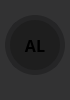
           <widget class="QFrame" name="frame_left_menu">
            <property name="sizePolicy">
             <sizepolicy hsizetype="Preferred" vsizetype="Preferred">
              <horstretch>0</horstretch>
              <verstretch>0</verstretch>
             </sizepolicy>
            </property>
            <property name="minimumSize">
             <size>
              <width>70</width>
              <height>0</height>
             </size>
            </property>
            <property name="maximumSize">
             <size>
              <width>70</width>
              <height>16777215</height>
             </size>
            </property>
            <property name="layoutDirection">
             <enum>Qt::LeftToRight</enum>
            </property>
            <property name="styleSheet">
             <string notr="true">background-color: rgb(50, 50, 51);</string>
            </property>
            <property name="frameShape">
             <enum>QFrame::NoFrame</enum>
            </property>
            <property name="frameShadow">
             <enum>QFrame::Raised</enum>
            </property>
            <layout class="QVBoxLayout" name="verticalLayout_5">
             <property name="spacing">
              <number>1</number>
             </property>
             <property name="leftMargin">
              <number>0</number>
             </property>
             <property name="topMargin">
              <number>0</number>
             </property>
             <property name="rightMargin">
              <number>0</number>
             </property>
             <property name="bottomMargin">
              <number>0</number>
             </property>
             <item alignment="Qt::AlignTop">
              <widget class="QFrame" name="frame_menus">
               <property name="frameShape">
                <enum>QFrame::NoFrame</enum>
               </property>
               <property name="frameShadow">
                <enum>QFrame::Raised</enum>
               </property>
               <layout class="QVBoxLayout" name="layout_menus">
                <property name="spacing">
                 <number>0</number>
                </property>
                <property name="leftMargin">
                 <number>0</number>
                </property>
                <property name="topMargin">
                 <number>0</number>
                </property>
                <property name="rightMargin">
                 <number>0</number>
                </property>
                <property name="bottomMargin">
                 <number>0</number>
                </property>
               </layout>
              </widget>
             </item>
             <item alignment="Qt::AlignBottom">
              <widget class="QFrame" name="frame_extra_menus">
               <property name="sizePolicy">
                <sizepolicy hsizetype="Preferred" vsizetype="Preferred">
                 <horstretch>0</horstretch>
                 <verstretch>0</verstretch>
                </sizepolicy>
               </property>
               <property name="frameShape">
                <enum>QFrame::NoFrame</enum>
               </property>
               <property name="frameShadow">
                <enum>QFrame::Raised</enum>
               </property>
               <layout class="QVBoxLayout" name="layout_menu_bottom">
                <property name="spacing">
                 <number>10</number>
                </property>
                <property name="leftMargin">
                 <number>0</number>
                </property>
                <property name="topMargin">
                 <number>0</number>
                </property>
                <property name="rightMargin">
                 <number>0</number>
                </property>
                <property name="bottomMargin">
                 <number>25</number>
                </property>
                <item alignment="Qt::AlignHCenter">
                 <widget class="QLabel" name="label_user_icon">
                  <property name="sizePolicy">
                   <sizepolicy hsizetype="Maximum" vsizetype="Maximum">
                    <horstretch>0</horstretch>
                    <verstretch>0</verstretch>
                   </sizepolicy>
                  </property>
                  <property name="minimumSize">
                   <size>
                    <width>60</width>
                    <height>60</height>
                   </size>
                  </property>
                  <property name="maximumSize">
                   <size>
                    <width>60</width>
                    <height>60</height>
                   </size>
                  </property>
                  <property name="font">
                   <font>
                    <family>Segoe UI Semibold</family>
                    <pointsize>12</pointsize>
                    <weight>75</weight>
                    <bold>true</bold>
                   </font>
                  </property>
                  <property name="styleSheet">
                   <string notr="true">QLabel {
	border-radius: 30px;
	background-color: rgb(30, 30, 30);
	border: 5px solid rgb(37, 37, 38);
	background-position: center;
	background-repeat: no-repeat;
}</string>
                  </property>
                  <property name="text">
                   <string>AL</string>
                  </property>
                  <property name="alignment">
                   <set>Qt::AlignCenter</set>
                  </property>
                 </widget>
                </item>
               </layout>
              </widget>
             </item>
            </layout>
           </widget>
